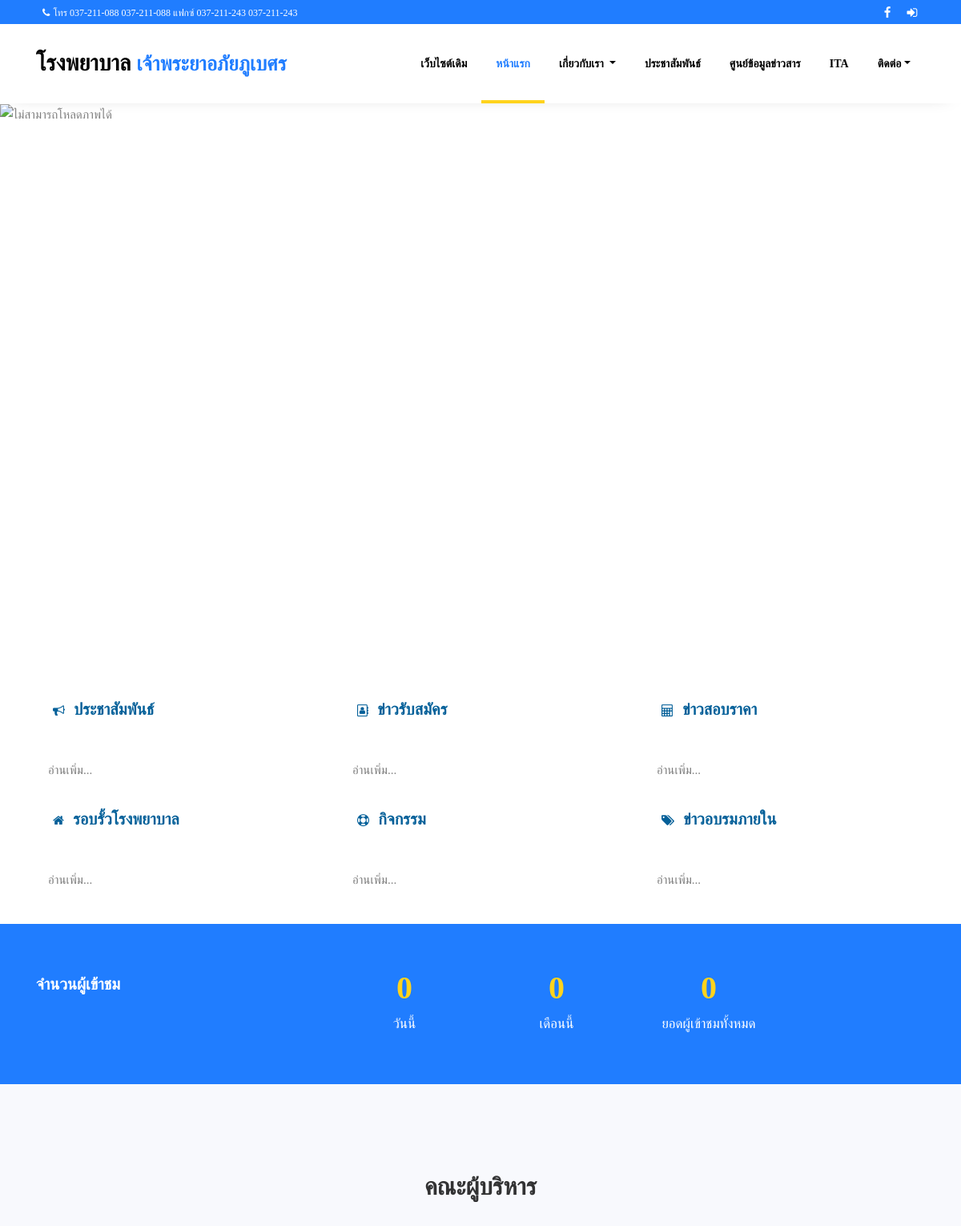
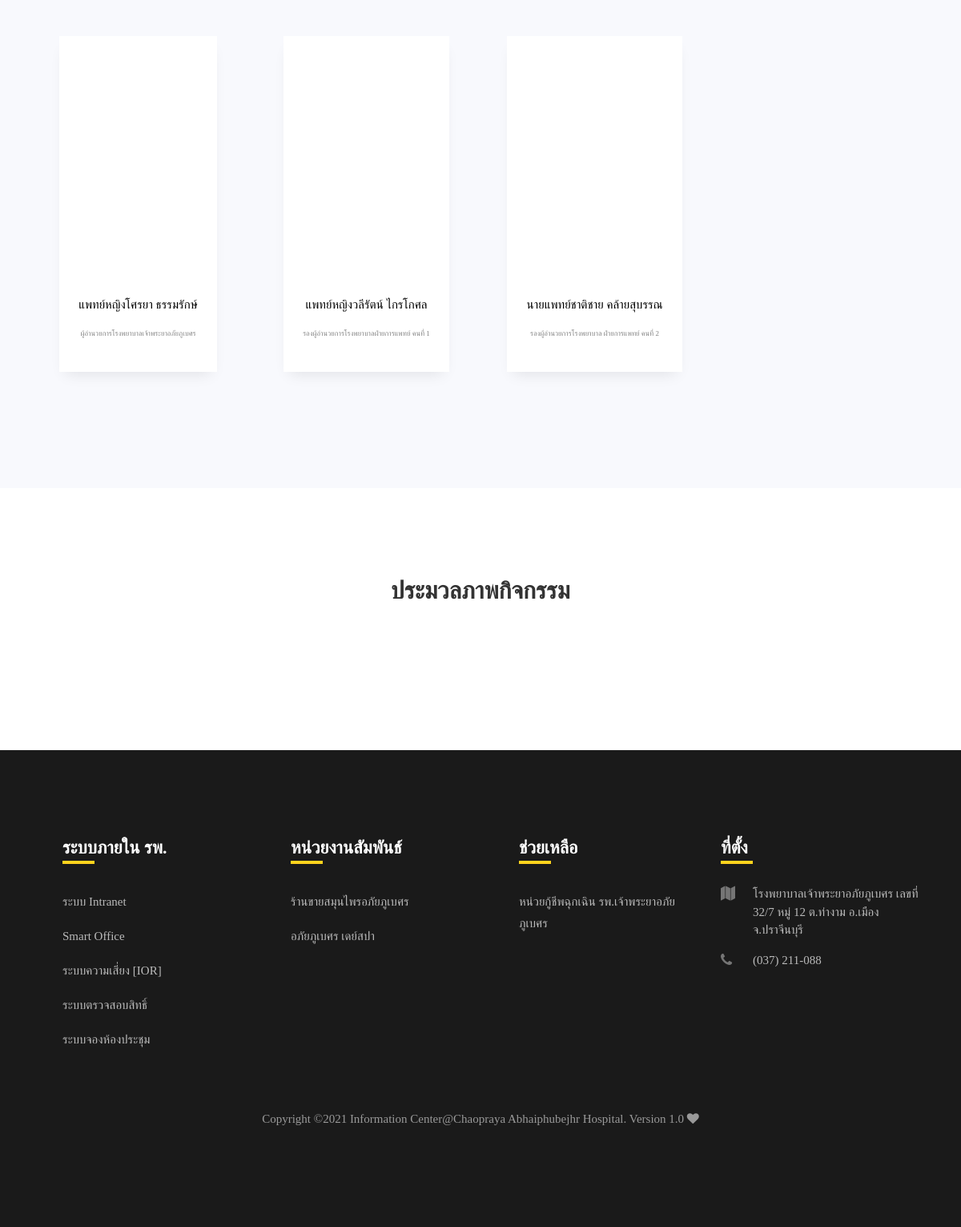
/Pages/home.php, run on the app's committed database (2 pictures, top to bottom).
### tables this page shows
CREATE TABLE `cpa_web_groupnews`  (
  `cpa_groupnews_id` int(11) NOT NULL,
  `cpa_namegroup` varchar(255) DEFAULT NULL,
  `icon` varchar(255) DEFAULT NULL,
  `insert_date` varchar(100) DEFAULT NULL,
  `status` int(10) DEFAULT NULL,
  PRIMARY KEY (`cpa_groupnews_id`) USING BTREE
);

CREATE TABLE `cpa_ceo`  (
  `cpa_ceo_id` int(11) NOT NULL AUTO_INCREMENT,
  `cpa_ceo_name` varchar(255) DEFAULT NULL,
  `cpa_ceo_detail` varchar(255) DEFAULT NULL,
  `cpa_ceo_picturename` varchar(255) DEFAULT NULL,
  `cpa_ceo_position_show` int(20) DEFAULT NULL,
  `cpa_ceo_createdate` datetime(0) DEFAULT NULL,
  `cpa_ceo_statusactive` int(3) DEFAULT NULL,
  PRIMARY KEY (`cpa_ceo_id`) USING BTREE
);

CREATE TABLE `cpa_web_footer_group`  (
  `cpa_footer_group_id` int(11) NOT NULL,
  `cpa_footer_group_name` varchar(255) DEFAULT NULL,
  `cpa_footer_status` int(5) DEFAULT NULL,
  PRIMARY KEY (`cpa_footer_group_id`) USING BTREE
);

CREATE TABLE `cpa_web_footermenu`  (
  `cpa_footer_id` int(11) NOT NULL AUTO_INCREMENT,
  `cpa_footer_name` varchar(255) DEFAULT NULL,
  `cpa_footer_link` varchar(255) DEFAULT NULL,
  `cpa_footer_group_id` int(50) DEFAULT NULL,
  `cpa_footer_status` varchar(50) DEFAULT NULL,
  PRIMARY KEY (`cpa_footer_id`) USING BTREE
);

### Pages/home.php (the view, shortened to what this page needs)
<!DOCTYPE html>
<html lang="en">
<head>
	<?php include ("./cpawebsite/components/header.php");?>
</head>
<body>
	<?php
		$page = "index";
		include ("./cpawebsite/components/navbar.php");
		$dateNow =  date("Y-m-d");
		$fdthismonth = date('Y-m-01');
		$edthismonth = date('Y-m-t');
		$sqlcounter = "SELECT count(*) as today from (SELECT * from  cpa_web_counter WHERE date_visit = '$dateNow' group by sessions_id)as today";
		$querycounter = mysqli_query($con, $sqlcounter);
		$sqlcounter2 = "select count(*)as thismonth from (SELECT count(*)as thismonth from  cpa_web_counter where date_visit between '$fdthismonth' AND '$edthismonth'
			group by sessions_id)as thismonth";
		$querycounter2 = mysqli_query($con, $sqlcounter2);
		$sqlcounter3 = "select count(*)as allofnum from(SELECT * from  cpa_web_counter group by sessions_id)as total";
		$querycounter3 = mysqli_query($con, $sqlcounter3);
		$todaycount = mysqli_fetch_assoc($querycounter);
		$monthcount = mysqli_fetch_assoc($querycounter2);
		$totalcount = mysqli_fetch_assoc($querycounter3);
		$sqlimgslide = "SELECT * from cpa_web_slideimg";
		$querysqlimgslide = mysqli_query($con, $sqlimgslide);
		$resultimg = mysqli_fetch_assoc($querysqlimgslide);
		$resultimg1 = $resultimg['image1'];
	?>
	<div id="carouselExampleControls" class="carousel slide" data-ride="carousel">
		<div class="carousel-inner hero-wrap">
			<div class="carousel-item  active">
				<img class="slidewidth100" src="<?php if ($resultimg1 == '' || $resultimg1 == null) {	echo './cpawebsite/uploads/image/slideimg/default1.jpg';} else {echo './cpawebsite/uploads/image/slideimg/' . $resultimg1;	} ?>" alt="ไม่สามารถโหลดภาพได้">
			</div>
		</div>
		<a class="carousel-control-prev" href="#carouselExampleControls" role="button" data-slide="prev">
			<span class="carousel-control-prev-icon" aria-hidden="true"></span>
		</a>
		<a class="carousel-control-next" href="#carouselExampleControls" role="button" data-slide="next">
			<span class="carousel-control-next-icon" aria-hidden="true"></span>
		</a>
	</div>
	<div class="container" style="padding-top: 25px; padding-bottom: 25px;">
		<div class="row">
			<?php
               $seleltGroupNews = "select * from cpa_web_groupnews  where status = '1' order by cpa_groupnews_id";
               $queryGroupNews = mysqli_query($con, $seleltGroupNews);
              while ($rgnews  = mysqli_fetch_assoc($queryGroupNews)) {
			?>
			<div class="col-md-4 col-sm-6 col-xs-12 ">
				<div class="alert alert-dismissible alert-theme-g ">
					<p>
					<i class="fa fa-<?php echo $rgnews['icon'];?>" style="color: #046099;" aria-hidden="true"></i>	&nbsp;
						<span style="font-weight: bold;font-size:20px;color: #046099;"><?php echo $rgnews['cpa_namegroup'];?></span>
					</p>
				</div>
				<p style="padding-left:15px;">
					<a href="news?groupid=<?php echo $rgnews['cpa_groupnews_id'];?>" style="color:#7d7d7d;">
						อ่านเพิ่ม...
					</a>
				</p>
			</div>
			  <?php $numofrow =0; }?>
		</div>
	</div>
	<section class="ftco-counter" id="section-counter">
		<div class="container">
			<div class="row">
				<div class="col-md-4 mb-5 mb-md-0 text-center text-md-left">
					<h2 class="font-weight-bold" style="color: #fff; font-size: 20px;">จำนวนผู้เข้าชม</h2>
				</div>
				<div class="col-md-8">
					<div class="row">
						<div class="col-md-6 col-lg-3 d-flex justify-content-center counter-wrap ftco-animate">
							<div class="block-18 text-center">
								<div class="text">
									<strong class="number" data-number="<?php echo $todaycount['today']; ?>">0</strong>
								</div>
								<div class="text">
									<span>วันนี้</span>
								</div>
							</div>
						</div>
						<div class="col-md-6 col-lg-3 d-flex justify-content-center counter-wrap ftco-animate">
							<div class="block-18 text-center">
								<div class="text">
									<strong class="number" data-number="<?php echo $monthcount['thismonth']; ?>">0</strong>
								</div>
								<div class="text">
									<span>เดือนนี้</span>
								</div>
							</div>
						</div>
						<div class="col-md-6 col-lg-3 d-flex justify-content-center counter-wrap ftco-animate">
							<div class="block-18 text-center">
								<div class="text">
									<strong class="number" data-number="<?php echo $totalcount['allofnum']; ?>">0</strong>
								</div>
								<div class="text">
									<span>ยอดผู้เข้าชมทั้งหมด</span>
								</div>
							</div>
						</div>
					</div>
				</div>
			</div>
		</div>
	</section>
	<section class="ftco-section bg-light">
		<div class="container">
			<div class="row justify-content-center pb-5 mb-3">
				<div class="col-md-7 heading-section text-center ftco-animate fadeInUp ftco-animated">
					<h2>คณะผู้บริหาร</h2>
				</div>
			</div>
			<div class="row d-flex desc">
				<?php
				$selectceo = "SELECT * FROM cpa_ceo where cpa_ceo_statusactive = '1' ORDER BY cpa_ceo_position_show desc limit 4";
				$queryselectceo = mysqli_query($con, $selectceo);
				while ($ResultCeo = mysqli_fetch_assoc($queryselectceo)) {
				?>
					<div class="col-md-3 d-flex ftco-animate justify-content-center ">
						<div class="blog-entry align-self-stretch">
							<a class="block-heights" style="background-image: url('./cpawebsite/uploads/image/ceo/<?php echo $ResultCeo['cpa_ceo_picturename']; ?>');">
							</a>
							<div class="text p-4 text-center ">
								<h2 class="heading" style="font-size: 100%;"><a href="#"><?php echo $ResultCeo['cpa_ceo_name']; ?></a></h2>
								<p style="font-size: 60%;"><?php echo $ResultCeo['cpa_ceo_detail']; ?></p>
							</div>
						</div>
					</div>
				<?php } ?>
			</div>
		</div>
	</section>
	<section class="ftco-section">
		<div class="row justify-content-center pb-5 mb-3">
			<div class="col-md-7 heading-section text-center ftco-animate fadeInUp ftco-animated">
				<h2>ประมวลภาพกิจกรรม</h2>
			</div>
		</div>
	</section>
	<?php include "./cpawebsite/components/footer.php" ?>
</body>
</html>

### components/header.php (shortened to what this page needs)
<link rel="stylesheet" href="https://stackpath.bootstrapcdn.com/font-awesome/4.7.0/css/font-awesome.min.css">
<link rel="stylesheet" href="./cpawebsite/css/animate.css">
<link rel="stylesheet" href="./cpawebsite/css/owl.carousel.min.css">
<link rel="stylesheet" href="./cpawebsite/css/owl.theme.default.min.css">
<link rel="stylesheet" href="./cpawebsite/css/magnific-popup.css">
<link rel="stylesheet" href="./cpawebsite/css/bootstrap-datepicker.css">
<link rel="stylesheet" href="./cpawebsite/css/jquery.timepicker.css">
<link rel="stylesheet" href="./cpawebsite/css/flaticon.css">
<link rel="stylesheet" href="./cpawebsite/css/style.css">

### components/navbar.php (shortened to what this page needs)
<div class="wrap">
	<div class="container">
		<div class="row">
			<div class="col-md-6 d-flex align-items-center">
				<p class="mb-0 phone pl-md-2">
					<a href="#" class="mr-2"><span class="fa fa-phone mr-1"></span>โทร 037-211-088 037-211-088 แฟกซ์ 037-211-243 037-211-243 </a>
				</p>
			</div>
			<div class="col-md-6 d-flex justify-content-md-end">
				<div class="social-media">
					<p class="mb-0 d-flex">
						<a href="https://www.facebook.com/abhaibhubejhrhospital/" target="_blank" class="d-flex align-items-center justify-content-center"><span class="fa fa-facebook"><i class="sr-only">Facebook</i></span></a>
						<a href="./cpawebsite/admin/login.php" target="_blank" class="d-flex align-items-center justify-content-center"><span class="fa fa-sing-in"><i class="fa fa-sign-in" aria-hidden="true"></i></span></a>
					</p>
				</div>
			</div>
		</div>
	</div>
</div>
<nav class="navbar navbar-expand-lg navbar-dark ftco_navbar bg-dark ftco-navbar-light" id="ftco-navbar">
	<div class="container">
		<a class="navbar-brand" href="./">โรงพยาบาล <span style="font-size: 90%;">เจ้าพระยาอภัยภูเบศร </span></a>
		<div class="collapse navbar-collapse" id="ftco-nav">
			<ul class="navbar-nav ml-auto">
				<li class="nav-item "> <a href="./web_63" class="nav-link">เว็บไซต์เดิม</a></li>
				<li class="nav-item <?php if ($page == "index") {echo "active";	} ?>"> <a href="./" class="nav-link">หน้าแรก</a></li>
				<li class="nav-item <?php if ($page == "about") {	echo "active";	} ?> dropdown">
					<a class="nav-link dropdown-toggle" href="#" id="navbarDropdown" role="button" data-toggle="dropdown" aria-haspopup="true" aria-expanded="false">
						เกี่ยวกับเรา
					</a>
				</li>
				<li class="nav-item <?php if ($page == "news") {	echo "active";		} ?>"><a href="news" class="nav-link">ประชาสัมพันธ์</a></li>
				<li class="nav-item"><a href="http://wops.moph.go.th/ops/oic/" target="_blank" class="nav-link">ศูนย์ข้อมูลข่าวสาร</a></li>
				<li class="nav-item <?php if ($page == "ita") {	echo "active";		} ?> "><a href="./ita"  class="nav-link">ITA</a></li>
				<li class="nav-item <?php if ($page == "contact") {	echo "active";	} ?> dropdown">
					<a class="nav-link dropdown-toggle" href="#" id="navbarDropdown" role="button" data-toggle="dropdown" aria-haspopup="true" aria-expanded="false">	ติดต่อ</a>
				</li>
			</ul>
		</div>
	</div>
</nav>

### components/footer.php (shortened to what this page needs)
<footer class="footer">
	<div class="container">
		<div class="row">
			<?php
			$selectfootergroup = "SELECT * FROM cpa_web_footer_group where cpa_footer_status = '1'";
			$queryfootergroup = mysqli_query($con, $selectfootergroup);
			while ($Result = mysqli_fetch_assoc($queryfootergroup)) {
			?>
				<div class="col-md-6 col-lg-3 pl-lg-5 mb-1 mb-md-0">
					<h2 class="footer-heading"><?php echo $Result['cpa_footer_group_name']; ?></h2>
					<ul class="list-unstyled">
						<?php
						$selectfootermenu = "SELECT * FROM cpa_web_footermenu where cpa_footer_group_id = '" . $Result["cpa_footer_group_id"] . "' and cpa_footer_status = '1'";
						$queryfootermenu = mysqli_query($con, $selectfootermenu);
						while ($Resultmenu = mysqli_fetch_assoc($queryfootermenu)) { ?>
							<li><a href="<?php  if($Resultmenu['cpa_footer_link'] =='' || null ){echo '#';}else echo $Resultmenu['cpa_footer_link'] ;?>"  class="py-2 d-block">
							<?php echo $Resultmenu['cpa_footer_name'] ;?></a></li>
						<?php } ?>
					</ul>
				</div>
			<?php } ?>
			<div class="col-md-6 col-lg-3 mb-4 mb-md-0">
				<h2 class="footer-heading">ที่ตั้ง</h2>
				<div class="block-23 mb-3">
					<ul>
						<li><span class="icon fa fa-map"></span><span class="text">โรงพยาบาลเจ้าพระยาอภัยภูเบศร เลขที่ 32/7 หมู่ 12 ต.ท่างาม อ.เมืองจ.ปราจีนบุรี </span></li>
						<li><a href="#"><span class="icon fa fa-phone"></span><span class="text">(037) 211-088</span></a></li>
					</ul>
				</div>
			</div>
		</div>
		<div class="row mt-5">
			<div class="col-md-12 text-center">
				<p class="copyright">
					Copyright &copy; Information Center@Chaopraya Abhaiphubejhr Hospital. Version 1.0 <i class="fa fa-heart" aria-hidden="true"></i>
				</p>
			</div>
		</div>
	</div>
</footer>

### components/navbar.php (style rules this page uses)
div { font-family: myFirstFont; }

### Pages/home.php (style rules this page uses)
@media screen and (min-width: 720px) { .slidewidth100 { width: 100%; } }
.block-heights { overflow: hidden; background-size: cover; background-repeat: no-repeat; --background-position: center center; height: 300px; position: relative; display: block; }

### data on the page
cpa_web_groupnews: cpa_namegroup "ประชาสัมพันธ์"
cpa_web_groupnews: cpa_namegroup "ข่าวรับสมัคร"
cpa_web_groupnews: cpa_namegroup "ข่าวสอบราคา"
cpa_web_groupnews: cpa_namegroup "รอบรั้วโรงพยาบาล"
cpa_web_groupnews: cpa_namegroup "กิจกรรม"
cpa_web_groupnews: cpa_namegroup "ข่าวอบรมภายใน"
cpa_ceo: cpa_ceo_name "แพทย์หญิงโศรยา ธรรมรักษ์", cpa_ceo_detail "ผู้อำนวยการโรงพยาบาลเจ้าพระยาอภัยภูเบศร"
cpa_ceo: cpa_ceo_name "แพทย์หญิงวลีรัตน์ ไกรโกศล", cpa_ceo_detail "รองผู้อำนวยการโรงพยาบาลฝ่ายการแพทย์ คนที่ 1"
cpa_ceo: cpa_ceo_name "นายแพทย์ชาติชาย คล้ายสุบรรณ", cpa_ceo_detail "รองผู้อำนวยการโรงพยาบาล ฝ่ายการแพทย์ คนที่ 2"
cpa_web_footer_group: cpa_footer_group_name "ระบบภายใน รพ."
cpa_web_footermenu: cpa_footer_name "ระบบ Intranet"
cpa_web_footermenu: cpa_footer_name "Smart Office"
cpa_web_footermenu: cpa_footer_name "ระบบความเสี่ยง [IOR]"
cpa_web_footermenu: cpa_footer_name "ระบบตรวจสอบสิทธิ์"
cpa_web_footermenu: cpa_footer_name "ระบบจองห้องประชุม"
cpa_web_footer_group: cpa_footer_group_name "หน่วยงานสัมพันธ์"
cpa_web_footermenu: cpa_footer_name "ร้านขายสมุนไพรอภัยภูเบศร"
cpa_web_footermenu: cpa_footer_name "อภัยภูเบศร เดย์สปา"
cpa_web_footer_group: cpa_footer_group_name "ช่วยเหลือ"
cpa_web_footermenu: cpa_footer_name "หน่วยกู้ชีพฉุกเฉิน รพ.เจ้าพระยาอภัยภูเบศร"
